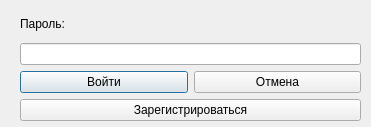
<?xml version="1.0" encoding="UTF-8"?>
<ui version="4.0">
 <class>login</class>
 <widget class="QWidget" name="login">
  <property name="geometry">
   <rect>
    <x>0</x>
    <y>0</y>
    <width>371</width>
    <height>127</height>
   </rect>
  </property>
  <property name="windowTitle">
   <string>Logining</string>
  </property>
  <widget class="QWidget" name="layoutWidget">
   <property name="geometry">
    <rect>
     <x>20</x>
     <y>10</y>
     <width>341</width>
     <height>111</height>
    </rect>
   </property>
   <layout class="QVBoxLayout" name="verticalLayout_3">
    <item>
     <layout class="QVBoxLayout" name="verticalLayout_2">
      <item>
       <layout class="QVBoxLayout" name="verticalLayout">
        <item>
         <widget class="QLabel" name="label">
          <property name="text">
           <string>Пароль:</string>
          </property>
         </widget>
        </item>
        <item>
         <widget class="QLineEdit" name="lineEdit">
          <property name="echoMode">
           <enum>QLineEdit::Password</enum>
          </property>
          <property name="clearButtonEnabled">
           <bool>false</bool>
          </property>
         </widget>
        </item>
       </layout>
      </item>
      <item>
       <layout class="QHBoxLayout" name="horizontalLayout">
        <item>
         <widget class="QPushButton" name="pushButton">
          <property name="text">
           <string>Войти</string>
          </property>
          <property name="default">
           <bool>true</bool>
          </property>
         </widget>
        </item>
        <item>
         <widget class="QPushButton" name="pushButton_2">
          <property name="text">
           <string>Отмена</string>
          </property>
         </widget>
        </item>
       </layout>
      </item>
     </layout>
    </item>
    <item>
     <widget class="QPushButton" name="pushButton_3">
      <property name="text">
       <string>Зарегистрироваться</string>
      </property>
     </widget>
    </item>
   </layout>
  </widget>
 </widget>
 <resources/>
 <connections/>
</ui>
